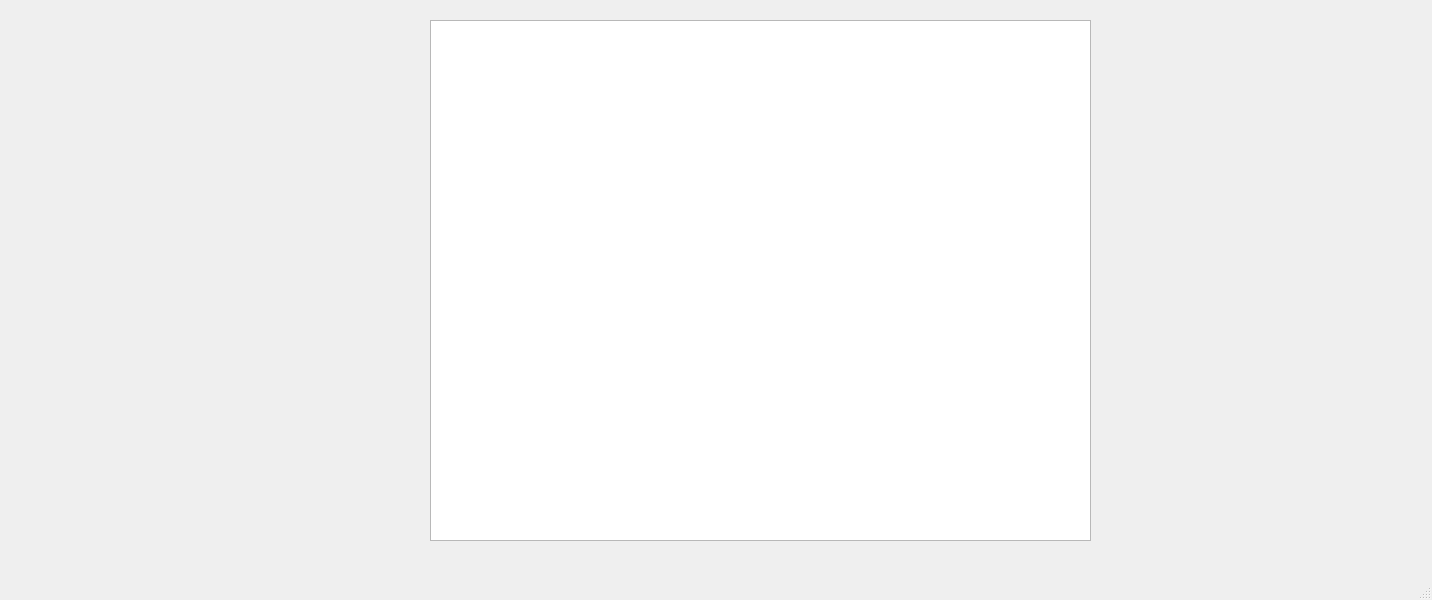
<?xml version="1.0" encoding="UTF-8"?>
<ui version="4.0">
 <class>MainWindow</class>
 <widget class="QMainWindow" name="MainWindow">
  <property name="geometry">
   <rect>
    <x>0</x>
    <y>0</y>
    <width>1432</width>
    <height>600</height>
   </rect>
  </property>
  <property name="windowTitle">
   <string>MainWindow</string>
  </property>
  <widget class="QWidget" name="centralwidget">
   <widget class="QGraphicsView" name="graphicsView">
    <property name="geometry">
     <rect>
      <x>430</x>
      <y>20</y>
      <width>661</width>
      <height>521</height>
     </rect>
    </property>
   </widget>
  </widget>
  <widget class="QMenuBar" name="menubar">
   <property name="geometry">
    <rect>
     <x>0</x>
     <y>0</y>
     <width>1432</width>
     <height>26</height>
    </rect>
   </property>
  </widget>
  <widget class="QStatusBar" name="statusbar"/>
 </widget>
 <resources/>
 <connections/>
</ui>
